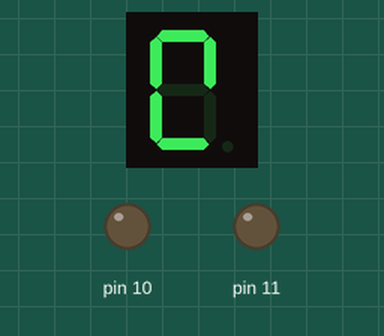
The sketch below on a simulated Arduino Uno, built with avr-gcc and run on an emulated ATmega328P. Shown: 1-digit seven-segment display, output pins drawn as LEDs (lit = HIGH). Wiring (from diagram.json): 1-digit 7-segment display, segments lit when HIGH: segments pin 7, pin 6, pin 3, pin 4, pin 5, pin 9, pin 8, pin 2. The segment pins are drawn as the display they are named for; pins used as bus, display or sensor lines are not drawn.

Above: at 0.1 s.
At 1.1 s:
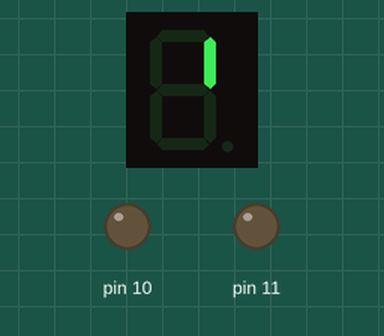
At 2.1 s:
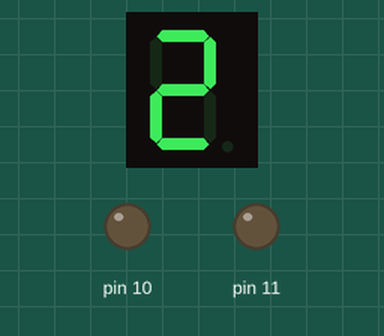
At 4.1 s:
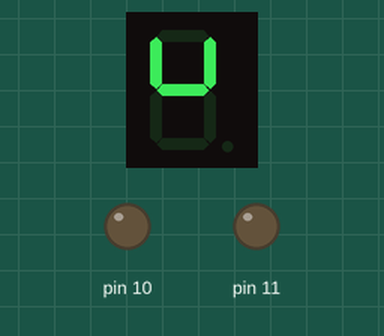
At 6.1 s:
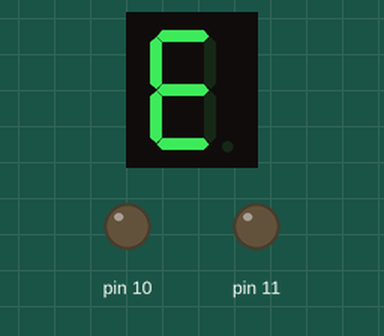
At 9.1 s:
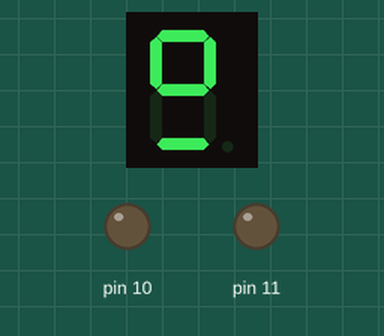

Measured:
- by itself, everything shown: repeats every 10.0 s, in 10 steps
- what the display in image 1 shows lasts 1.0 s, from 1.0 s to 2.0 s

The sketch:

sketch.ino
```cpp
int a=7;
int b=6;
int c=3;
int d=4;
int e=5;
int f=9;
int g=8;
int dp=2;
//display number 1
void display1(void)
{
    digitalWrite(b,HIGH);
    digitalWrite(c,HIGH);
}
//display number2
void  display2(void)
{
    digitalWrite(a,HIGH);
    digitalWrite(b,HIGH);
    digitalWrite(g,HIGH);
  digitalWrite(e,HIGH);
    digitalWrite(d,HIGH);
}
// display number3
void display3(void)
{
    digitalWrite(a,HIGH);
    digitalWrite(b,HIGH);

  digitalWrite(c,HIGH);
    digitalWrite(d,HIGH);
    digitalWrite(g,HIGH);
}
// display number4
void display4(void)
{
    digitalWrite(f,HIGH);
    digitalWrite(b,HIGH);
    digitalWrite(g,HIGH);
  digitalWrite(c,HIGH);

}
// display number5
void display5(void)
{
    digitalWrite(a,HIGH);
    digitalWrite(f,HIGH);
    digitalWrite(g,HIGH);
  digitalWrite(c,HIGH);
    digitalWrite(d,HIGH);
}
// display number6
void  display6(void)
{
    digitalWrite(a,HIGH);
    digitalWrite(f,HIGH);
    digitalWrite(g,HIGH);
  digitalWrite(c,HIGH);
    digitalWrite(d,HIGH);
    digitalWrite(e,HIGH);
}
// display number7
void display7(void)
{
   digitalWrite(a,HIGH);
    digitalWrite(b,HIGH);
    digitalWrite(c,HIGH);
}
// display number8
void display8(void)
{
    digitalWrite(a,HIGH);
    digitalWrite(b,HIGH);
    digitalWrite(g,HIGH);
  digitalWrite(c,HIGH);
    digitalWrite(d,HIGH);
    digitalWrite(e,HIGH);
  digitalWrite(f,HIGH);
}
void clearDisplay(void)
{
    digitalWrite(a,LOW);
    digitalWrite(b,LOW);
    digitalWrite(g,LOW);
  digitalWrite(c,LOW);
    digitalWrite(d,LOW);
    digitalWrite(e,LOW);
  digitalWrite(f,LOW);
}
void display9(void)
{
    digitalWrite(a,HIGH);
    digitalWrite(b,HIGH);
    digitalWrite(g,HIGH);
  digitalWrite(c,HIGH);
    digitalWrite(d,HIGH);
  digitalWrite(f,HIGH);
}
void display0(void)
{
    digitalWrite(a,HIGH);
    digitalWrite(b,HIGH);
  digitalWrite(c,HIGH);
    digitalWrite(d,HIGH);
    digitalWrite(e,HIGH);
  digitalWrite(f,HIGH);
}
void setup()
{
    int i;
    for(i=4;i<=11;i++)
        pinMode(i,OUTPUT);
}
void loop()
{
    while(1)
    {   clearDisplay();
  display0();
        delay(1000);
        clearDisplay();
        display1();
        delay(1000);
        clearDisplay();
        display2();
        delay(1000);
        clearDisplay();
        display3();
        delay(1000);
        clearDisplay();
        display4();
        delay(1000);
        clearDisplay();
        display5();
        delay(1000);
        clearDisplay();
        display6();
        delay(1000);
        clearDisplay();
        display7();
        delay(1000);
        clearDisplay();
        display8();
        delay(1000);
        clearDisplay();
        display9();
        delay(1000);
    }
}
```
